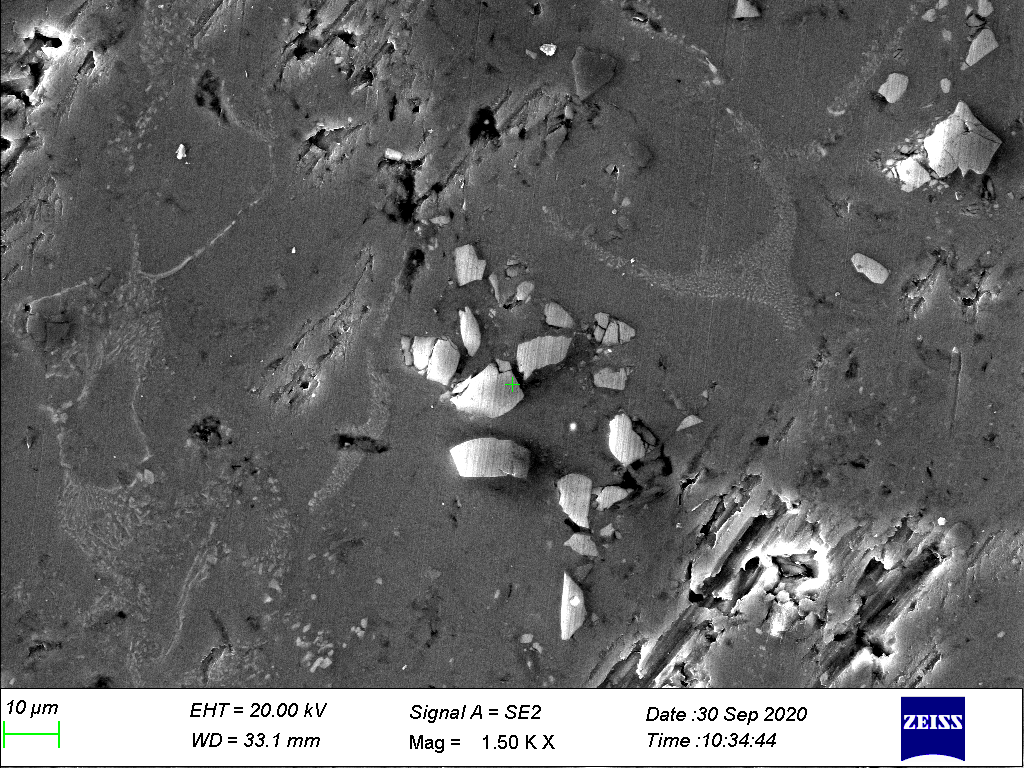
#> input picture SEM_images/136/3_SiC_no_UST02.tif, 1024 x 768 px, found by its file name
$ jupyter execute preprocessing.ipynb   (older library calls are emulated)
#> lines starting #> are read from the running program, lines starting #| are printed output that depends on the picture; after the words box and inside, x2 and y2 are one past the last pixel; in counts of white or black regions, pixels touching at a corner belong together
[cell 1]
# preprocessing
#importing libraries

import cv2
import numpy as np
import matplotlib.pyplot as plt
from matplotlib.colors import NoNorm
from skimage import io, color, measure
import math
import copy

[cell 2]
#importing the image

img = cv2.imread(r"/Users/rapetisiddhuneehal/projects/particle_size_detection/SEM_images/136/3_SiC_no_UST02.tif", cv2.IMREAD_UNCHANGED)
#> img is the input picture: shape (768, 1024, 3); mean B, G, R 104.5, 104.1, 104
img = cv2.cvtColor(img, cv2.COLOR_BGR2GRAY)
#> img: shape (768, 1024)

[cell 3]
#testing filters

#kernels
kernel_i = np.array([[0,0,0],[0,1,0],[0,0,0]])
kernel_3 = np.ones((7,7), dtype=np.float32)/49.0

[cell 4]
# applying the filters

#using the kernels
o1 = cv2.filter2D(img,-1,kernel_i)
o2 = cv2.filter2D(img,-1,kernel_3)

#bilateral blur
o3 = cv2.bilateralFilter(img, 13, 65, 55)
#gaussian blur
o4 = cv2.GaussianBlur(img, (5,5),3)
#median blur
o5 = cv2.medianBlur(img,7)

# [6 lines of commented-out code are left out]

[cell 5]
#edge detection
def sobel(img):
    gradient_sobelx = cv2.Sobel(img, cv2.CV_64F,2,0)/2
    gradient_sobely = cv2.Sobel(img, cv2.CV_64F,0,2)/2
#     for i in range(1):

#         gradient_sobelx = cv2.Sobel(gradient_sobelx, cv2.CV_64F,1,0)
#         gradient_sobely = cv2.Sobel(gradient_sobely, cv2.CV_64F,0,1)

    gradient_sobelxy = cv2.addWeighted(gradient_sobelx, 0.5, gradient_sobely, 0.5, 10)
    sobel_filter1 = cv2.convertScaleAbs(gradient_sobelxy)

    return sobel_filter1

sobel_filter = sobel(o5)
# sobel_filter = cv2.bilateralFilter(sobel_filter, 3, 1, 1)

def laplacian(img):
    gradient_laplacian = cv2.Laplacian(img, cv2.CV_64F, ksize = 3)
    gradient_laplacian = cv2.convertScaleAbs(gradient_laplacian)

    return gradient_laplacian

gradient_laplacian = cv2.medianBlur(laplacian(o5),3)

# [4 lines of commented-out code are left out]

[cell 6]
# using morphological operations to remove noise

def morph (img):

    kernel = cv2.getStructuringElement(cv2.MORPH_ELLIPSE, (3, 3))

    eroded = cv2.erode(img, kernel, iterations=2)
    dilated = cv2.dilate(eroded, kernel, iterations=3)

    final_edges = cv2.dilate(eroded, kernel, iterations=1)

    #final_edges= dilated==255

    return final_edges

denoise = morph(gradient_laplacian)

# plt.imshow(denoise, cmap = 'gray')
# plt.show()

[cell 7]
# canny edge detection

canny_output = cv2.Canny(gradient_laplacian, 100, 200)
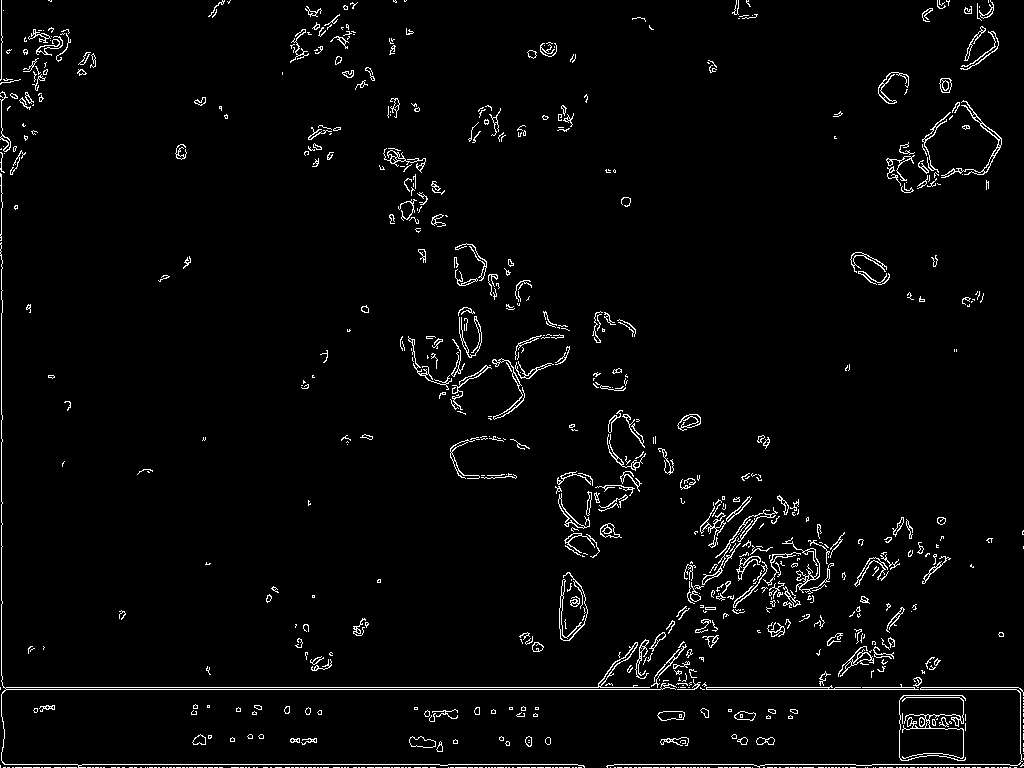
#> canny_output: shape (768, 1024); 2.9% white in thin lines or dots
# [7 lines of commented-out code are left out]

[cell 8]
# kmeans thresholding
def color_quantization(img, k):

#> called with k = 4
    data = np.float32(img).reshape((-1,3))

    criteria = (cv2.TERM_CRITERIA_MAX_ITER, 20, 0.001)

    ret, label, center = cv2.kmeans(data, k, None, criteria, 10, cv2.KMEANS_RANDOM_CENTERS)
#> ret = 342435388.4; center = [[140, 146.9, 140.3], [45.07, 42.96, 44.89], [250.6, 251.2, 250.3], [85.01, 84.15, 85]]
    center = np.uint8(center)
#> center = [[139, 146, 140], [45, 42, 44], [250, 251, 250], [85, 84, 85]]

    result = center[label.flatten()]
    result = result.reshape(img.shape)

    return result

img_k = color_quantization(img, k=4)

[cell 9]
#edge masking using adaptive thresholding
def edge_mask(img, line_size, blur_value):

#> called with line_size = 1023, blur_value = -20
    edges = cv2.adaptiveThreshold(img, 255, cv2.ADAPTIVE_THRESH_MEAN_C,
                                  cv2.THRESH_BINARY, line_size, blur_value)
#> edges: shape (768, 1024); 1.7% white in thin lines or dots
    return edges

line_size, blur_value = 1023,-20
adaptive_thresholding = edge_mask(sobel_filter, line_size, blur_value)

# plt.imshow(adaptive_thresholding, cmap = 'gray')
# plt.show()

[cell 10]
#using otsu thresholding to seperate the borders and background
def otsu(img):
    th = 0
    max_val = 255

    ret, o1 = cv2.threshold(img, th, max_val, cv2.THRESH_BINARY + cv2.THRESH_OTSU )
#> o1: shape (768, 1024); 1% white in thin lines or dots
#> ret = 82
    ret, o2 = cv2.threshold(img, th, max_val, cv2.THRESH_BINARY_INV + cv2.THRESH_OTSU )
#> o2: shape (768, 1024); 99% white; black in thin lines or dots
    ret, o3 = cv2.threshold(img, th, max_val, cv2.THRESH_TOZERO + cv2.THRESH_OTSU )
    ret, o4 = cv2.threshold(img, th, max_val, cv2.THRESH_TOZERO_INV + cv2.THRESH_OTSU )
    ret, o5 = cv2.threshold(img, th, max_val, cv2.THRESH_TRUNC + cv2.THRESH_OTSU )

    output = [img, o1, o2, o3, o4, o5]
    return output

otsu_output = otsu(sobel_filter)
#> otsu_output = 6 items
titles = ['Original', 'Binary', 'Binary Inv',
              'Zero', 'Zero Inv', 'Trunc']

# [9 lines of commented-out code are left out]

[cell 11]
img1 = o3
imge = morph(img)
imgo = otsu(o3)
#> in otsu (call 2), `ret, o1 = cv2.threshold(img, th, max_val, cv2.THRESH_BINARY + cv2.THRE..`: ret = 163
#> in otsu (call 2), `ret, o5 = cv2.threshold(img, th, max_val, cv2.THRESH_TRUNC + cv2.THRES..`:
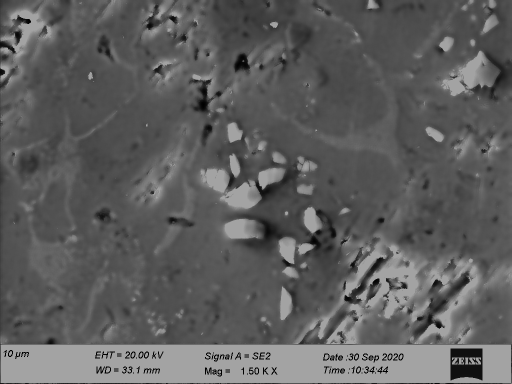
#> o5: shape (768, 1024) (shown at 1/2 size); min 0, max 163, mean 94.5
#> imgo = 6 items
imgk = color_quantization(imgo[0], k=3)
# line_size, blur_value = 1023,-20
line_size, blur_value = 91,-10
img2 = edge_mask(imgk, line_size, blur_value)
img3 = sobel(img2)
#> in sobel (call 2), `sobel_filter1 = cv2.convertScaleAbs(gradient_sobelxy)`:
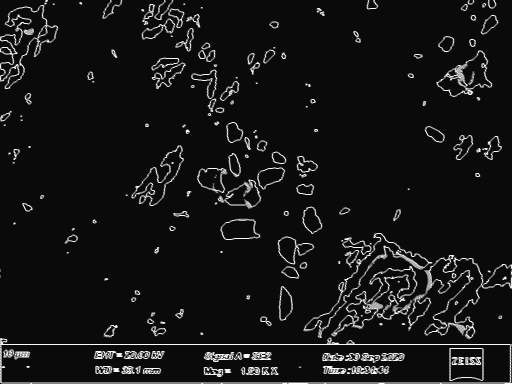
#> sobel_filter1: shape (768, 1024) (shown at 1/2 size); min 10, max 255, mean 22.5
# img3=(img3).astype(np.uint8)


# plt.imshow(canny_output, cmap = 'gray')
# plt.show()
plt.imshow(img1, cmap = 'gray')
plt.show()
plt.imshow(imge, cmap = 'gray', norm = NoNorm())
plt.show()
plt.imshow(imgo[0], cmap = 'gray')
plt.show()
plt.imshow(imgk, cmap = 'gray')
plt.show()
plt.imshow(img2, cmap = 'gray')
plt.show()
plt.imshow(img3, cmap = 'binary')
plt.show()

[cell 12]
# [35 lines of commented-out code are left out]

[cell 13]
# # Load the binary image
# img = cv2.imread('binary_image.png', cv2.IMREAD_GRAYSCALE)

# # Threshold the image
ret, thresh = cv2.threshold(img2, 0, 255, cv2.THRESH_BINARY)

# Find the contours of the objects
contours_touple, hierarchy = cv2.findContours(thresh, cv2.RETR_TREE, cv2.CHAIN_APPROX_SIMPLE)
#> contours_touple = 629 contours, 471 with area under 20; largest, box (x1, y1, x2, y2) and area: (0, 689, 1023, 766) 77354, (849, 511, 966, 670) 7148, (0, 11, 116, 177) 6317, (607, 467, 864, 675) 5030, (873, 102, 984, 193) 4310

contours = list(contours_touple)
#> contours has the same summary as contours_touple

ratio_list = []
ratio_list = []
removed_contours = []
new_contours = []

dc_contours = copy.deepcopy(contours)
#> dc_contours has the same summary as contours_touple

for cnt in contours:
    perimeter = cv2.arcLength(cnt, True)
    area = cv2.contourArea(cnt)
    if area !=0 :
        ratio = (perimeter**2) / area
        ratio_list.append(ratio)
    else :
        ratio_list.append(0)
#> this loop made 629 passes
#> (perimeter, area, ratio) on passes 10, 14, 15, 16, 18, 26, 33, 34: (2299.5, 77354.5, 68.36), (28.49, 33, 24.59), (28.49, 33, 24.59), (28.49, 33, 24.59), (118.4, 352, 39.84), (112.6, 350, 36.2), (28.49, 33, 24.59), (81.74, 146, 45.76)
#> after the loop, ratio_list = 629 values, max 500.6 at index 226, min 0 at index 0, mean 27.21

countr = 0
sumr = 0
for i in ratio_list:
    if i != 0:
        sumr+=i
        countr+=1
#> this loop made 629 passes
#> (i, sumr) on passes 10 to 17: (68.36, 68.36), (18.12, 86.48), (18.12, 104.6), (15.59, 120.2), (24.59, 144.8), (24.59, 169.4), (24.59, 193.9), (18.12, 212.1)
#> after the loop, countr = 495; sumr = 17113.7

meanr = sumr/countr
#> meanr = 34.57

for i, cnt in enumerate(contours):
    if ratio_list[i] <= (max(ratio_list)/3):
        perimeter = cv2.arcLength(cnt, True)
        area = cv2.contourArea(cnt)
        if area>5 and perimeter>5:
            new_contours.append(cnt)
#> this loop made 629 passes
#> (perimeter, area) on passes 10, 14, 15, 16, 18, 26, 33, 34: (2299.5, 77354.5), (28.49, 33), (28.49, 33), (28.49, 33), (118.4, 352), (112.6, 350), (28.49, 33), (81.74, 146)
#> after the loop, new_contours = 248 contours, 96 with area under 20; largest, box (x1, y1, x2, y2) and area: (0, 689, 1023, 766) 77354, (873, 102, 984, 193) 4310, (898, 696, 968, 762) 4115, (263, 292, 367, 411) 3295, (441, 438, 520, 479) 2226

# Create a new binary image with the filtered contours
new_img = np.zeros(img.shape, dtype=np.uint8)
cv2.drawContours(new_img, new_contours, -1, (255, 255, 255), cv2.FILLED)
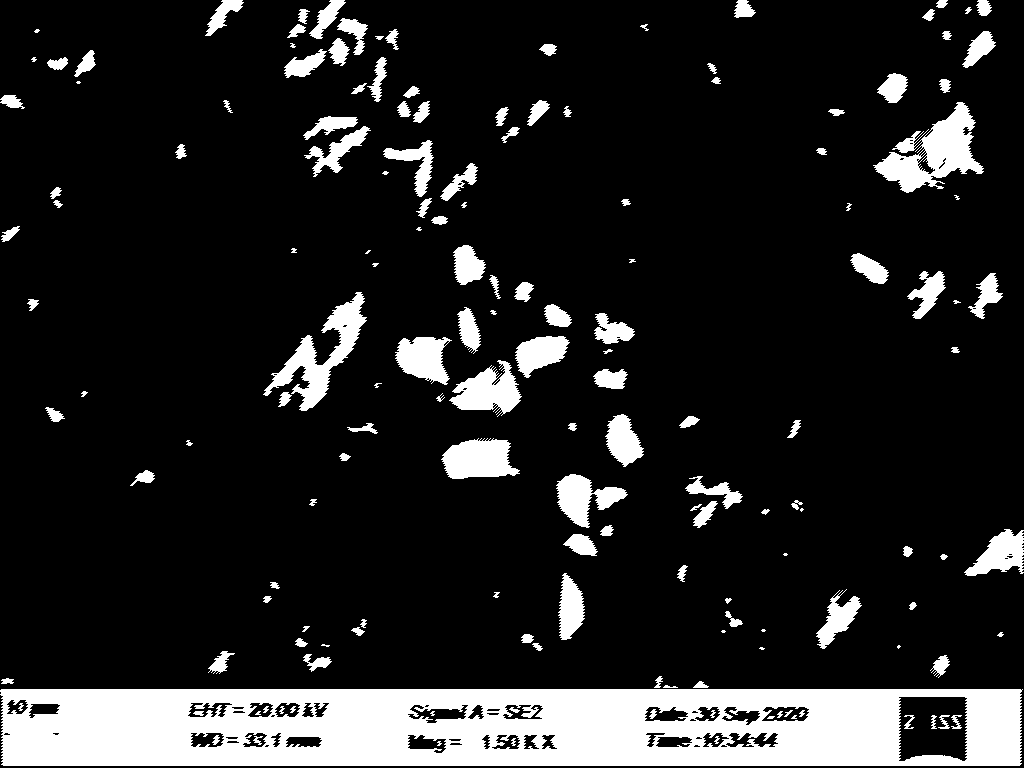
#> new_img: shape (768, 1024); 14.4% white; 162 white regions (24 under 20 px), largest, box (x1, y1, x2, y2) and area: (0, 689, 1023, 766) 67213, (873, 102, 984, 193) 4390, (263, 292, 367, 411) 3573

# Display the original and filtered images
plt.imshow(thresh, cmap = 'gray')
plt.show()
plt.imshow(new_img, cmap = 'gray')
plt.show()

$ run again, with SEM_images/136/1_SiC_no_UST1.tif copied over SEM_images/136/3_SiC_no_UST02.tif
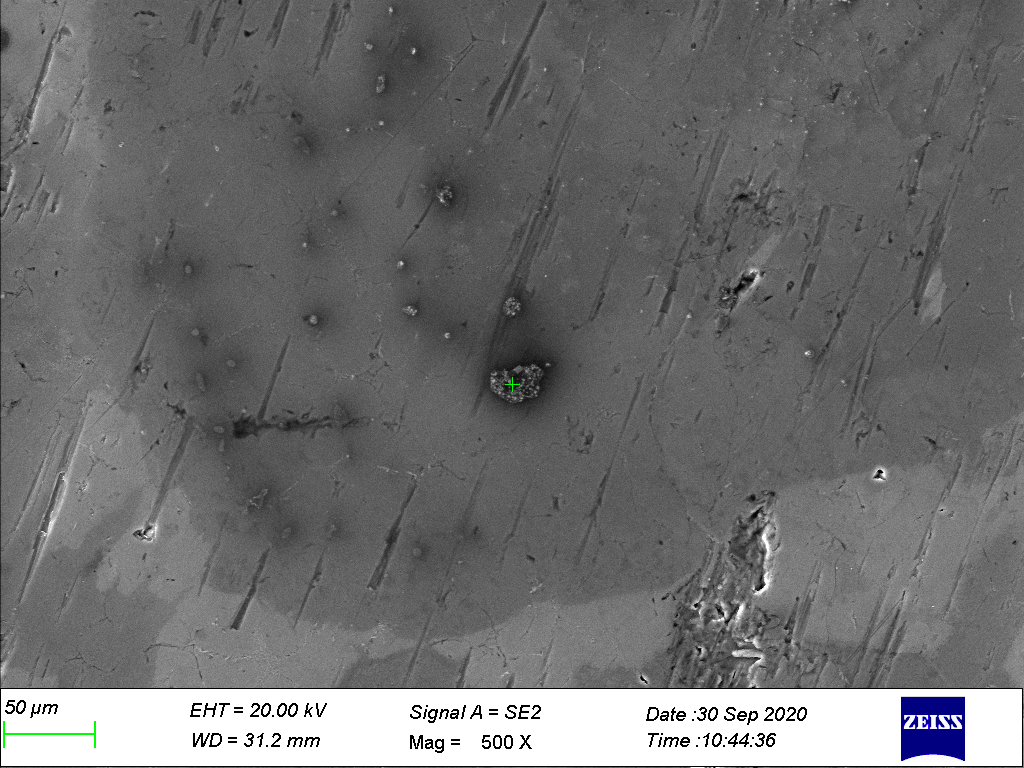
#> input picture SEM_images/136/1_SiC_no_UST1.tif, 1024 x 768 px, found by its file name
#> img is the input picture: shape (768, 1024, 3); mean B, G, R 111.7, 111.2, 111.1
#> img: shape (768, 1024)
#> `canny_output = cv2.Canny(gradient_laplacian, 100, 200)`:
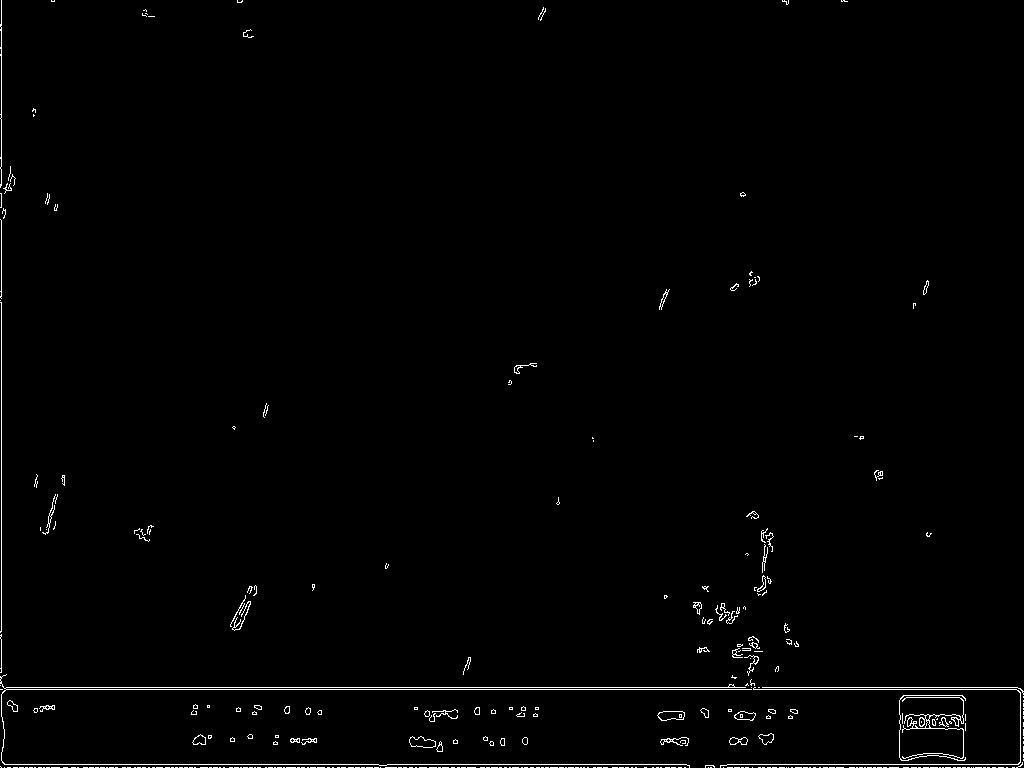
#> canny_output: shape (768, 1024); 1.1% white in thin lines or dots
#> in color_quantization, `ret, label, center = cv2.kmeans(data, k, None, criteria, 10, cv2.KMEAN..`: ret = 218730219.8; center = [[254.2, 254.5, 254.2], [253.5, 128.7, 7.39], [116.1, 118.2, 117.9], [88.34, 88.11, 88.97]]
#> in color_quantization, `center = np.uint8(center)`: center = [[254, 254, 254], [253, 128, 7], [116, 118, 117], [88, 88, 88]]
#> edges: shape (768, 1024); 1.1% white in thin lines or dots
#> o1: shape (768, 1024); 0.97% white in thin lines or dots
#> in otsu, `ret, o1 = cv2.threshold(img, th, max_val, cv2.THRESH_BINARY + cv2.THRE..`: ret = 79
#> otsu_output = 6 items
#> o1: shape (768, 1024); 9.2% white; 98 white regions (68 under 20 px), largest, box (x1, y1, x2, y2) and area: (1, 689, 1022, 766) 70110, (755, 572, 772, 595) 140, (762, 529, 771, 559) 116
#> edges: shape (768, 1024); 12.9% white; 345 white regions (284 under 20 px)
#> contours_touple = 470 contours, 384 with area under 20; largest, box (x1, y1, x2, y2) and area: (1, 689, 1022, 766) 77069, (898, 696, 968, 762) 4113, (426, 575, 688, 650) 3923, (739, 448, 959, 551) 2798, (246, 594, 420, 651) 2598
#> contours has the same summary as contours_touple
#> dc_contours has the same summary as contours_touple
#> the loop `for cnt in contours:` made 470 passes
#> (perimeter, area, ratio) on passes 10, 13, 14, 15, 17, 25, 32, 33: (2415.2, 77069, 75.69), (28.49, 33, 24.59), (28.49, 33, 24.59), (28.49, 33, 24.59), (118.4, 352, 39.84), (112.6, 350, 36.2), (28.49, 33, 24.59), (91.4, 144, 58.01)
#> after the loop `for cnt in contours:`: ratio_list = 470 values, max 1114.3 at index 149, min 0 at index 0, mean 39.89
#> the loop `for i in ratio_list:` made 470 passes
#> (i, sumr) on passes 9 to 16: (64.4, 64.4), (75.69, 140.1), (18.12, 158.2), (18.12, 176.3), (24.59, 200.9), (24.59, 225.5), (24.59, 250.1), (18.12, 268.2)
#> after the loop `for i in ratio_list:`: countr = 244; sumr = 18747.5
#> meanr = 76.83
#> the loop `for i, cnt in enumerate(contours):` made 470 passes
#> (perimeter, area) on passes 10, 13, 14, 15, 17, 25, 32, 33: (2415.2, 77069), (28.49, 33), (28.49, 33), (28.49, 33), (118.4, 352), (112.6, 350), (28.49, 33), (91.4, 144)
#> after the loop `for i, cnt in enumerate(contours):`: new_contours = 112 contours, 38 with area under 20; largest, box (x1, y1, x2, y2) and area: (1, 689, 1022, 766) 77069, (898, 696, 968, 762) 4113, (101, 125, 144, 206) 1290, (2, 323, 42, 396) 1002, (980, 410, 1024, 456) 965
#> `cv2.drawContours(new_img, new_contours, -1, (255, 255, 255), cv2.FILLED)`:
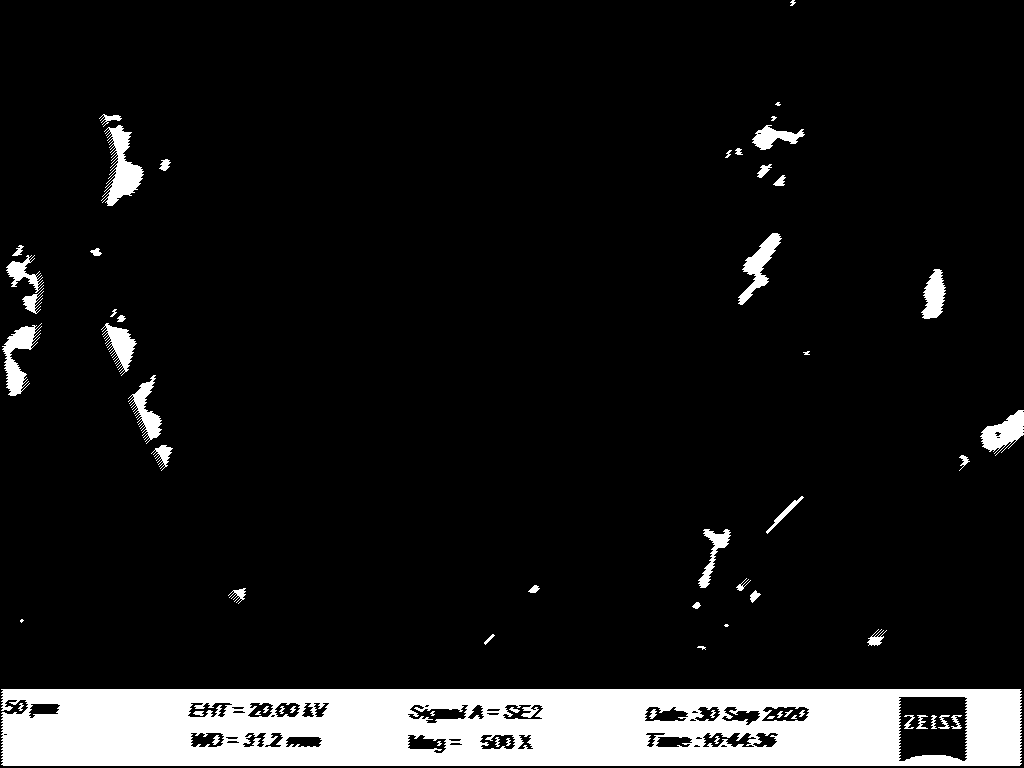
#> new_img: shape (768, 1024); 10.1% white; 64 white regions (10 under 20 px), largest, box (x1, y1, x2, y2) and area: (1, 689, 1022, 766) 67257, (101, 125, 144, 206) 1537, (2, 323, 42, 396) 1175
